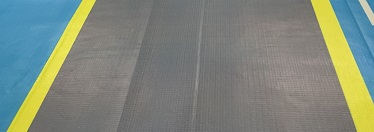
#> input picture deep-learn.jpg, 374 x 132 px
$ python Gaussian_blur.py
#> lines starting #> are read from the running program, lines starting #| are printed output that depends on the picture
import cv2
import numpy as np
import matplotlib.pyplot as plt

img = cv2.imread("deep-learn.jpg", flags=1)
#> img is the input picture: shape (132, 374, 3); mean B, G, R 124.6, 135.8, 127.1

kSize = (5, 5)
imgGaussBlur1 = cv2.GaussianBlur(img, (3,3), sigmaX=0)
imgGaussBlur2 = cv2.GaussianBlur(img, (11,11), sigmaX=0)
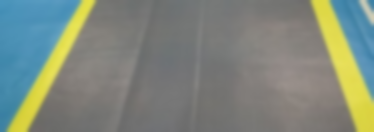
#> imgGaussBlur2: shape (132, 374, 3); mean B, G, R 124.6, 135.8, 127.1

plt.figure(figsize=(9, 6))
plt.subplot(131), plt.axis('off'), plt.title("Original")
plt.imshow(cv2.cvtColor(img, cv2.COLOR_BGR2RGB))
plt.subplot(132), plt.axis('off'), plt.title("ksize=3, sigma=0")
plt.imshow(cv2.cvtColor(imgGaussBlur1, cv2.COLOR_BGR2RGB))
plt.subplot(133), plt.axis('off'), plt.title("ksize=11, sigma=20")
plt.imshow(cv2.cvtColor(imgGaussBlur2, cv2.COLOR_BGR2RGB))
plt.tight_layout()
plt.show()
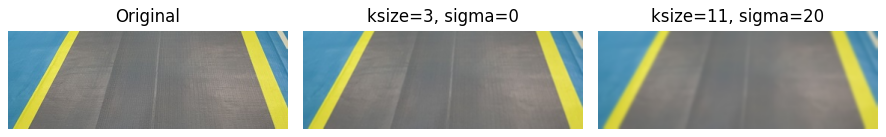
#> figure drawn by matplotlib, 3 panels

$ run again, with 5-20.jpg copied over deep-learn.jpg
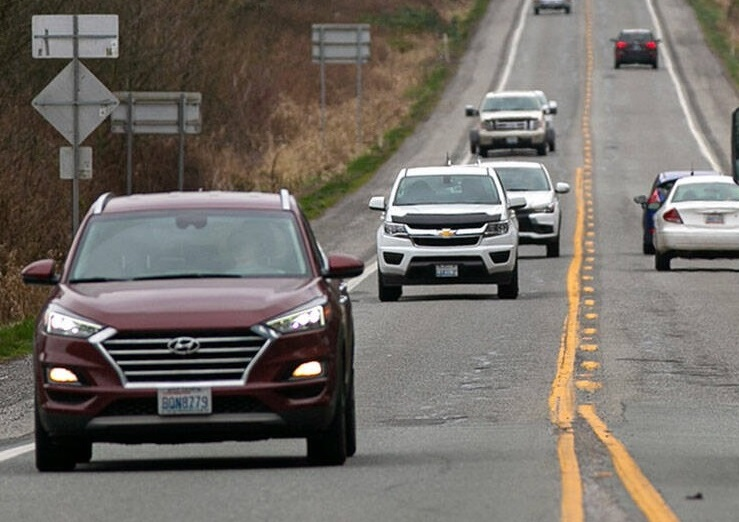
#> input picture 5-20.jpg, 739 x 522 px
#> img is the input picture: shape (522, 739, 3); mean B, G, R 103.7, 109.7, 115.1
#> `imgGaussBlur2 = cv2.GaussianBlur(img, (11,11), sigmaX=0)`:
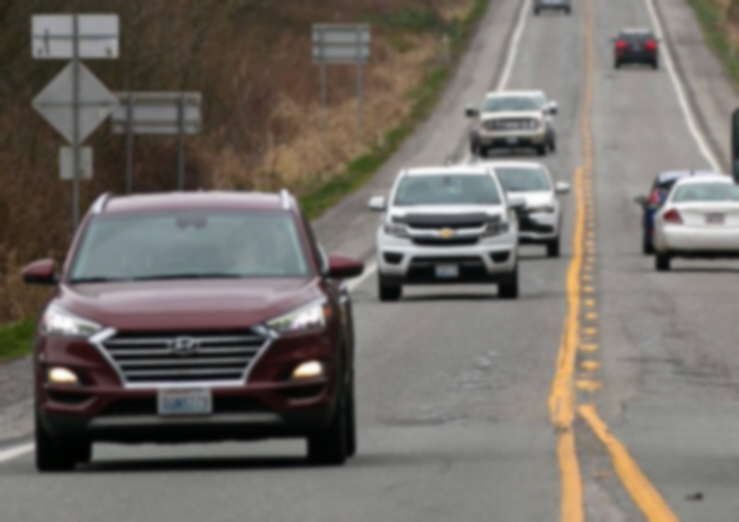
#> imgGaussBlur2: shape (522, 739, 3); mean B, G, R 103.7, 109.7, 115.1
#> `plt.show()`:
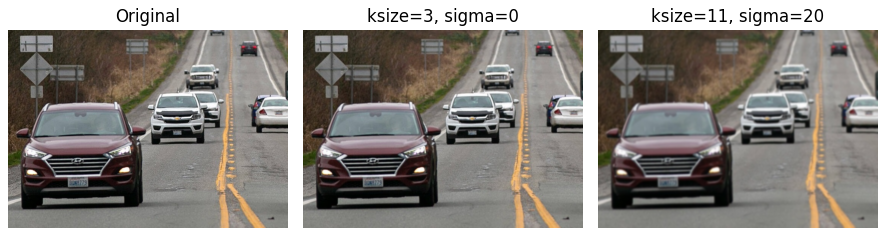
#> figure drawn by matplotlib, 3 panels
